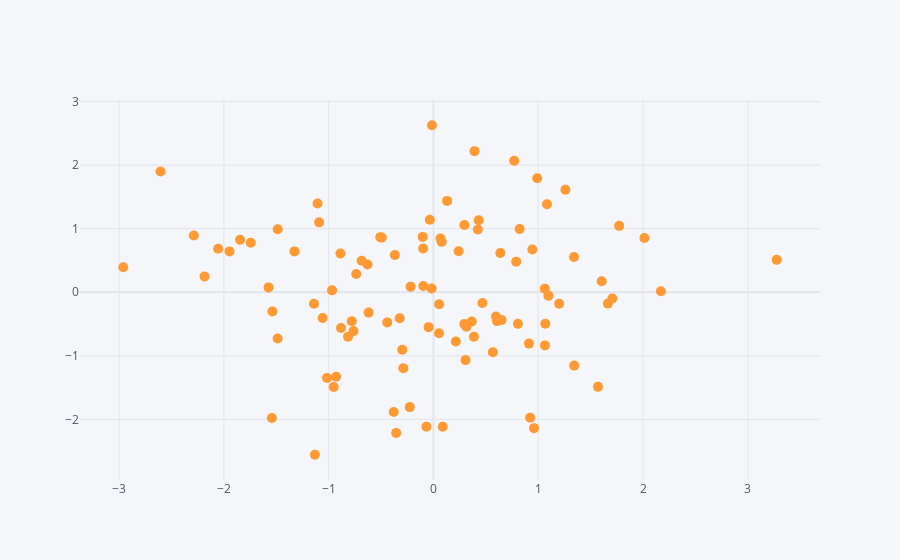

The code cell stored with this chart in its notebook:
### Markdown cell above
### Скаттерплот

### Code cell
df.iplot(kind='scatter', x='A', y='B', mode='markers', size=10)
